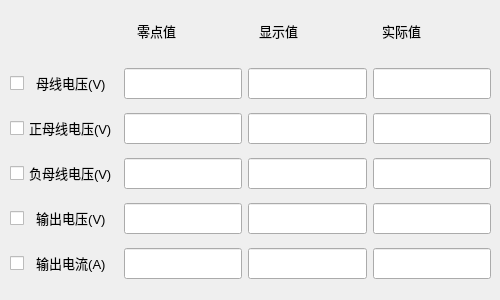
   <widget class="QWidget" name="tab_2">
    <attribute name="title">
     <string>分柜1</string>
    </attribute>
    <widget class="QWidget" name="layoutWidget">
     <property name="geometry">
      <rect>
       <x>130</x>
       <y>10</y>
       <width>361</width>
       <height>41</height>
      </rect>
     </property>
     <layout class="QHBoxLayout" name="horizontalLayout_2">
      <item>
       <widget class="QLabel" name="label_10">
        <property name="font">
         <font>
          <pointsize>10</pointsize>
          <weight>50</weight>
          <bold>false</bold>
         </font>
        </property>
        <property name="text">
         <string>  零点值</string>
        </property>
       </widget>
      </item>
      <item>
       <widget class="QLabel" name="label_4">
        <property name="font">
         <font>
          <pointsize>10</pointsize>
          <weight>50</weight>
          <bold>false</bold>
         </font>
        </property>
        <property name="text">
         <string>  显示值</string>
        </property>
       </widget>
      </item>
      <item>
       <widget class="QLabel" name="label_5">
        <property name="font">
         <font>
          <pointsize>10</pointsize>
          <weight>50</weight>
          <bold>false</bold>
         </font>
        </property>
        <property name="text">
         <string>  实际值</string>
        </property>
       </widget>
      </item>
     </layout>
    </widget>
    <widget class="QWidget" name="layoutWidget">
     <property name="geometry">
      <rect>
       <x>10</x>
       <y>60</y>
       <width>481</width>
       <height>231</height>
      </rect>
     </property>
     <layout class="QGridLayout" name="gridLayout_2">
      <item row="0" column="0">
       <widget class="QCheckBox" name="s1bvcheckBox">
        <property name="font">
         <font>
          <pointsize>10</pointsize>
          <weight>50</weight>
          <bold>false</bold>
         </font>
        </property>
        <property name="text">
         <string>  母线电压(V)</string>
        </property>
       </widget>
      </item>
      <item row="0" column="1">
       <widget class="QLineEdit" name="lineEdit_sub1zerobusvolt">
        <property name="font">
         <font>
          <pointsize>14</pointsize>
         </font>
        </property>
       </widget>
      </item>
      <item row="0" column="2">
       <widget class="mylineedit" name="lineEdit_sub1totalbusvolt">
        <property name="font">
         <font>
          <pointsize>14</pointsize>
         </font>
        </property>
       </widget>
      </item>
      <item row="0" column="3">
       <widget class="mylineedit" name="lineEdit_sub1adjbusvolt">
        <property name="font">
         <font>
          <pointsize>14</pointsize>
         </font>
        </property>
       </widget>
      </item>
      <item row="1" column="0">
       <widget class="QCheckBox" name="s1abvcheckBox">
        <property name="font">
         <font>
          <pointsize>10</pointsize>
          <weight>50</weight>
          <bold>false</bold>
         </font>
        </property>
        <property name="text">
         <string>正母线电压(V)</string>
        </property>
       </widget>
      </item>
      <item row="1" column="1">
       <widget class="QLineEdit" name="lineEdit_sub1zeroactbusvolt">
        <property name="font">
         <font>
          <pointsize>14</pointsize>
         </font>
        </property>
       </widget>
      </item>
      <item row="1" column="2">
       <widget class="mylineedit" name="lineEdit_sub1totalactbusvolt">
        <property name="font">
         <font>
          <pointsize>14</pointsize>
         </font>
        </property>
       </widget>
      </item>
      <item row="1" column="3">
       <widget class="mylineedit" name="lineEdit_sub1adjactbusvolt">
        <property name="font">
         <font>
          <pointsize>14</pointsize>
         </font>
        </property>
       </widget>
      </item>
      <item row="2" column="0">
       <widget class="QCheckBox" name="s1nbvcheckBox">
        <property name="font">
         <font>
          <pointsize>10</pointsize>
          <weight>50</weight>
          <bold>false</bold>
         </font>
        </property>
        <property name="text">
         <string>负母线电压(V)</string>
        </property>
       </widget>
      </item>
      <item row="2" column="1">
       <widget class="QLineEdit" name="lineEdit_sub1zeronegbusvolt">
        <property name="font">
         <font>
          <pointsize>14</pointsize>
         </font>
        </property>
       </widget>
      </item>
      <item row="2" column="2">
       <widget class="mylineedit" name="lineEdit_sub1totalnegbusvolt">
        <property name="font">
         <font>
          <pointsize>14</pointsize>
         </font>
        </property>
       </widget>
      </item>
      <item row="2" column="3">
       <widget class="mylineedit" name="lineEdit_sub1adjnegbusvolt">
        <property name="font">
         <font>
          <pointsize>14</pointsize>
         </font>
        </property>
       </widget>
      </item>
      <item row="3" column="0">
       <widget class="QCheckBox" name="s1ovcheckBox">
        <property name="font">
         <font>
          <pointsize>10</pointsize>
          <weight>50</weight>
          <bold>false</bold>
         </font>
        </property>
        <property name="text">
         <string>  输出电压(V)</string>
        </property>
       </widget>
      </item>
      <item row="3" column="1">
       <widget class="mylineedit" name="lineEdit_sub1zerooutputvolt">
        <property name="font">
         <font>
          <pointsize>14</pointsize>
         </font>
        </property>
       </widget>
      </item>
      <item row="3" column="2">
       <widget class="mylineedit" name="lineEdit_sub1totaloutputvolt">
        <property name="font">
         <font>
          <pointsize>14</pointsize>
         </font>
        </property>
       </widget>
      </item>
      <item row="3" column="3">
       <widget class="mylineedit" name="lineEdit_sub1adjoutputvolt">
        <property name="font">
         <font>
          <pointsize>14</pointsize>
         </font>
        </property>
       </widget>
      </item>
      <item row="4" column="0">
       <widget class="QCheckBox" name="s1occheckBox">
        <property name="font">
         <font>
          <pointsize>10</pointsize>
          <weight>50</weight>
          <bold>false</bold>
         </font>
        </property>
        <property name="text">
         <string>  输出电流(A)</string>
        </property>
       </widget>
      </item>
      <item row="4" column="1">
       <widget class="mylineedit" name="lineEdit_sub1zerooutputcurr">
        <property name="font">
         <font>
          <pointsize>14</pointsize>
         </font>
        </property>
       </widget>
      </item>
      <item row="4" column="2">
       <widget class="mylineedit" name="lineEdit_sub1totaloutputcurr">
        <property name="font">
         <font>
          <pointsize>14</pointsize>
         </font>
        </property>
       </widget>
      </item>
      <item row="4" column="3">
       <widget class="mylineedit" name="lineEdit_sub1adjoutputcurr">
        <property name="font">
         <font>
          <pointsize>14</pointsize>
         </font>
        </property>
       </widget>
      </item>
     </layout>
    </widget>
   </widget>
